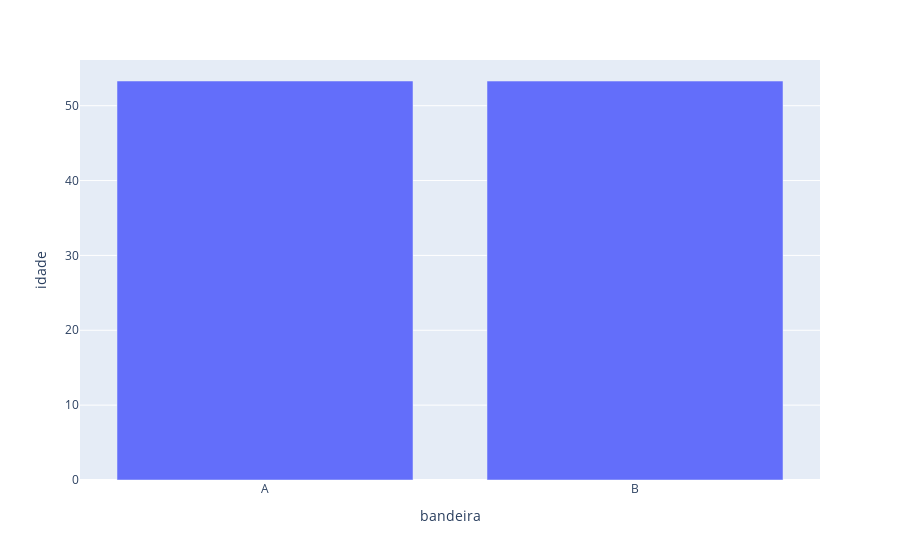

Here is the notebook cell this chart was saved with:
### Code cell
# Gráfico de barras com plotly - Média de idade por bandeira
px.bar(agg_bandeira_idade, x="bandeira", y="idade")

### Figure 1 — Plotly figure (JSON) as saved in the notebook; plotly's stock layout.template omitted (floating-point values rounded to 4 significant figures)
{"data": [{"alignmentgroup": "True", "hovertemplate": "bandeira=%{x}<br>idade=%{y}<extra></extra>", "legendgroup": "", "marker": {"color": "#636efa", "pattern": {"shape": ""}}, "name": "", "offsetgroup": "", "orientation": "v", "showlegend": false, "textposition": "auto", "type": "bar", "x": ["A", "B"], "xaxis": "x", "y": [53.3, 53.29], "yaxis": "y"}], "layout": {"barmode": "relative", "legend": {"tracegroupgap": 0}, "margin": {"t": 60}, "xaxis": {"anchor": "y", "domain": [0, 1], "title": {"text": "bandeira"}}, "yaxis": {"anchor": "x", "domain": [0, 1], "title": {"text": "idade"}}}}
